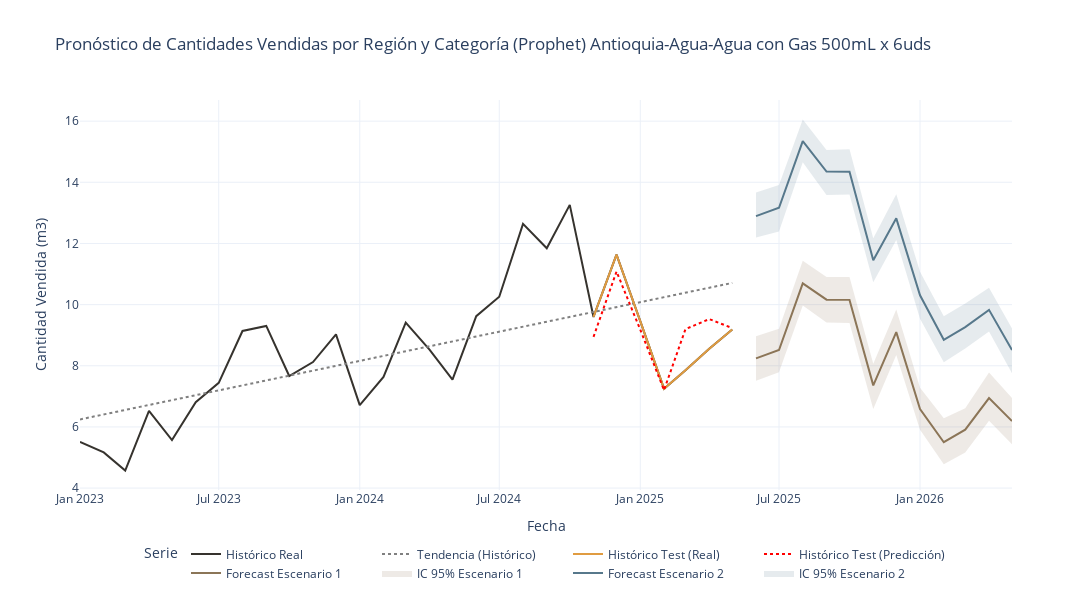

The notebook cell saved with this chart:
### Markdown cell above
## 7. Visualización de Resultados

### Code cell
fig = go.Figure()

# 1. Histórico real completo
fig.add_trace(go.Scatter(
    x=df_hist['ds'],
    y=df_hist['y'],
    mode='lines',
    name='Histórico Real',
    line=dict(color='#36332E')
))

# Línea de tendencia (regresión lineal sobre histórico)
X_trend = df_hist['ds'].map(lambda x: x.toordinal()).values.reshape(-1, 1)
y_trend = df_hist['y'].values
reg = LinearRegression().fit(X_trend, y_trend)
y_trend_pred = reg.predict(X_trend)
fig.add_trace(go.Scatter(
    x=df_hist['ds'],
    y=y_trend_pred,
    mode='lines',
    name='Tendencia (Histórico)',
    line=dict(color='gray', dash='dot')
))

# 2. Test real (últimos n_test meses)
fig.add_trace(go.Scatter(
    x=df_hist['ds'].tail(n_test),
    y=y_true,
    mode='lines',
    name='Histórico Test (Real)',
    line=dict(color='#E09C41')
))

# 3. Predicción test (últimos n_test meses)
fig.add_trace(go.Scatter(
    x=df_hist['ds'].tail(n_test),
    y=y_pred,
    mode='lines',
    name='Histórico Test (Predicción)',
    line=dict(color='red', dash='dot')
))

# 4. Forecast Escenario 1
fig.add_trace(go.Scatter(
    x=df_fcst1['ds'],
    y=df_fcst1['CANTIDAD_VENDIDA_PRED'],
    mode='lines',
    name='Forecast Escenario 1',
    line=dict(color='#8B7557'),
    hovertemplate='<b>Fecha</b>: %{x|%Y-%m-%d}<br>' +
                  '<b>Predicción</b>: %{y:.2f}<br>' +
                  '<b>IC 95% Inferior</b>: %{customdata[0]:.2f}<br>' +
                  '<b>IC 95% Superior</b>: %{customdata[1]:.2f}<extra></extra>',
    customdata=np.stack((df_fcst1['IC_95_LOWER'], df_fcst1['IC_95_UPPER']), axis=-1)
))
# Banda de IC 95% Escenario 1
fig.add_trace(go.Scatter(
    x=pd.concat([df_fcst1['ds'], df_fcst1['ds'][::-1]]),
    y=pd.concat([df_fcst1['IC_95_UPPER'], df_fcst1['IC_95_LOWER'][::-1]]),
    fill='toself',
    fillcolor='rgba(139,117,87,0.15)',
    line=dict(color='rgba(255,255,255,0)'),
    hoverinfo="skip",
    showlegend=True,
    name='IC 95% Escenario 1'
))

# 5. Forecast Escenario 2
fig.add_trace(go.Scatter(
    x=df_fcst2['ds'],
    y=df_fcst2['CANTIDAD_VENDIDA_PRED'],
    mode='lines',
    name='Forecast Escenario 2',
    line=dict(color='#57788B'),
    hovertemplate='<b>Fecha</b>: %{x|%Y-%m-%d}<br>' +
                  '<b>Predicción</b>: %{y:.2f}<br>' +
                  '<b>IC 95% Inferior</b>: %{customdata[0]:.2f}<br>' +
                  '<b>IC 95% Superior</b>: %{customdata[1]:.2f}<extra></extra>',
    customdata=np.stack((df_fcst2['IC_95_LOWER'], df_fcst2['IC_95_UPPER']), axis=-1)
))
# Banda de IC 95% Escenario 2
fig.add_trace(go.Scatter(
    x=pd.concat([df_fcst2['ds'], df_fcst2['ds'][::-1]]),
    y=pd.concat([df_fcst2['IC_95_UPPER'], df_fcst2['IC_95_LOWER'][::-1]]),
    fill='toself',
    fillcolor='rgba(87,120,139,0.15)',
    line=dict(color='rgba(255,255,255,0)'),
    hoverinfo="skip",
    showlegend=True,
    name='IC 95% Escenario 2'
))

fig.update_layout(
    title=f'Pronóstico de Cantidades Vendidas por Región y Categoría (Prophet)\n{producto}',
    xaxis_title='Fecha',
    yaxis_title='Cantidad Vendida (m3)',
    legend_title='Serie',
    legend=dict(
        orientation='h',
        yanchor='bottom',
        y=-0.25,
        x=0.5,
        xanchor='center'),
    template='plotly_white',
    width=1200,
    height=600
)
fig.show()
